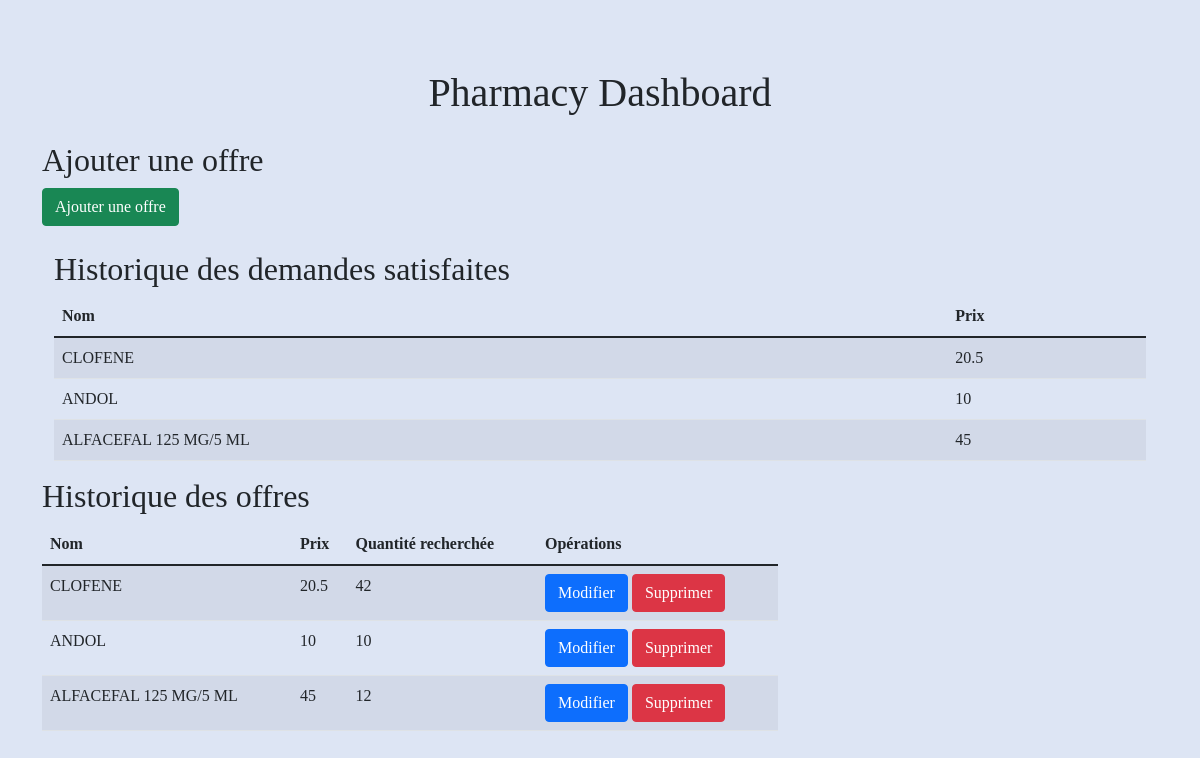
The app's page /dashboard-pharmacie.php with its own data.
### tables this page shows
CREATE TABLE `recherche` (
  `id_recherche` int(11) NOT NULL,
  `id_medicament` int(11) NOT NULL,
  `date_recherche` date NOT NULL,
  `heure_recherche` varchar(25) NOT NULL,
  `quantite_recherche` int(11) NOT NULL,
  `satisfait` tinyint(1) NOT NULL,
  `id_pharmacie` int(11) NOT NULL
);

CREATE TABLE `medicament` (
  `id_medicament` int(11) NOT NULL,
  `nom` varchar(255) NOT NULL,
  `prix` float NOT NULL,
  `code` varchar(255) NOT NULL,
  `dci` varchar(255) NOT NULL,
  `dosage` varchar(255) NOT NULL,
  `forme` varchar(255) NOT NULL,
  `presentation` varchar(255) NOT NULL
);

### dashboard-pharmacie.php (the view, shortened to what this page needs)
<!DOCTYPE html>
<html lang="en">
<head>
  <link rel="stylesheet" href="https://cdn.jsdelivr.net/npm/bootstrap@5.1.3/dist/css/bootstrap.min.css">
  <link rel="stylesheet" href="style.css">
</head>
<body>
<div class="container mt-3">
  <h1 class="text-center mb-4">Pharmacy Dashboard</h1>
  <div class="mb-4">
    <h2>Ajouter une offre</h2>
    <button class="btn btn-success" data-bs-toggle="modal" data-bs-target="#addOfferModal">Ajouter une offre</button>
  </div>
  <div class="container mt-3">
    <h2>Historique des demandes satisfaites</h2>
    <table class="table table-striped">
      <thead>
        <tr>
          <th>Nom</th>
          <th>Prix</th>
        </tr>
      </thead>
      <tbody>
        <?php
          $con = mysqli_connect('localhost', 'root', '', 'medfinder');
          $result_satisfied = mysqli_query($con, "SELECT recherche.id_recherche, medicament.nom, medicament.prix
                                                  FROM medicament
                                                  INNER JOIN recherche ON medicament.id_medicament = recherche.id_medicament WHERE satisfait=1");
          while ($row_satisfied = mysqli_fetch_array($result_satisfied)) {
              echo '<tr>
                      <td>'. $row_satisfied['nom']. '</td>
                      <td>'. $row_satisfied['prix']. '</td>
                    </tr>';
          }
        ?>
      </tbody>
    </table>
  </div>
  <div class="row">
    <div class="col-md-8">
      <h2>Historique des offres</h2>
      <table class="table table-striped">
        <thead>
          <tr>
            <th>Nom</th>
            <th>Prix</th>
            <th>Quantité recherchée</th>
            <th>Opérations</th>
          </tr>
        </thead>
        <tbody>
          <?php
            $result = mysqli_query($con, "SELECT recherche.id_recherche, recherche.quantite_recherche, medicament.prix, medicament.nom
                                          FROM medicament
                                          INNER JOIN recherche ON medicament.id_medicament = recherche.id_medicament");
            while ($row = mysqli_fetch_array($result)) {
                echo '<tr>
                        <td>'. $row['nom']. '</td>
                        <td>'. $row['prix']. '</td>
                        <td>'. $row['quantite_recherche']. '</td>
                        <td>
                          <button class="btn btn-primary edit-offer" data-bs-toggle="modal" data-bs-target="#editOfferModal"
                            data-id="'. $row['id_recherche']. '" data-name="'. $row['nom']. '" data-price="'. $row['prix']. '"
                            data-quantity="'. $row['quantite_recherche']. '">Modifier</button>
                          <button class="btn btn-danger delete-offer" data-id="'. $row['id_recherche']. '">Supprimer</button>
                        </td>
                      </tr>';
            }
          ?>
        </tbody>
      </table>
    </div>
  </div>
</div>
</body>
</html>

### style.css (style rules this page uses)
* { font-family: "Poppins"; }
body { -webkit-user-select: none; -moz-user-select: none; -ms-user-select: none; user-select: none; overflow-y: hidden; display: flex; justify-content: center; align-items: center; background: #dde5f4; height: 100vh; }
button { cursor: pointer; }

### records on screen
recherche: id_medicament.nom "CLOFENE", id_medicament.prix "20.5", quantite_recherche "42"
recherche: id_medicament.nom "ANDOL", id_medicament.prix "10", quantite_recherche "10"
recherche: id_medicament.nom "ALFACEFAL 125 MG/5 ML", id_medicament.prix "45", quantite_recherche "12"
